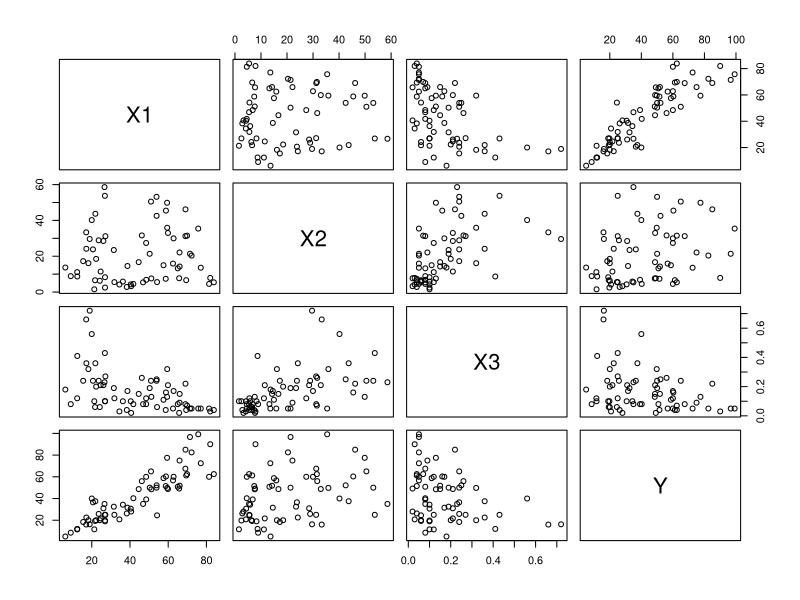
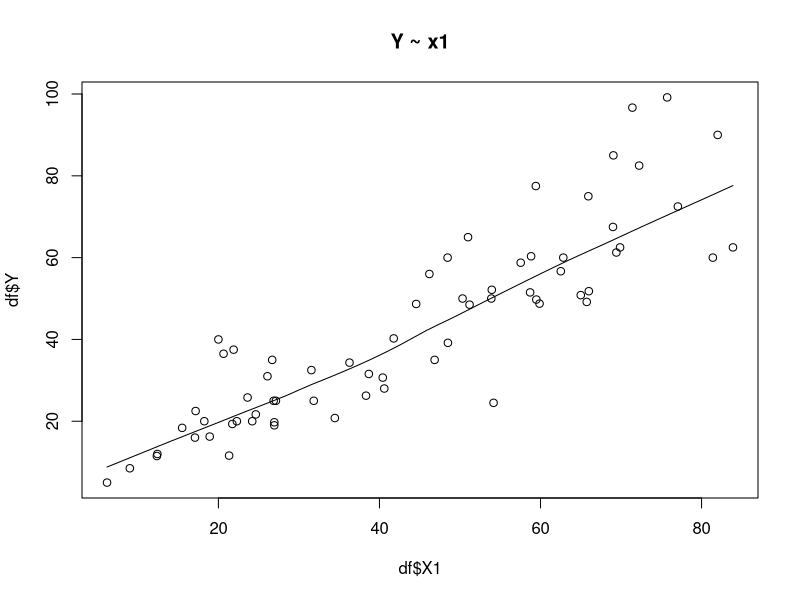
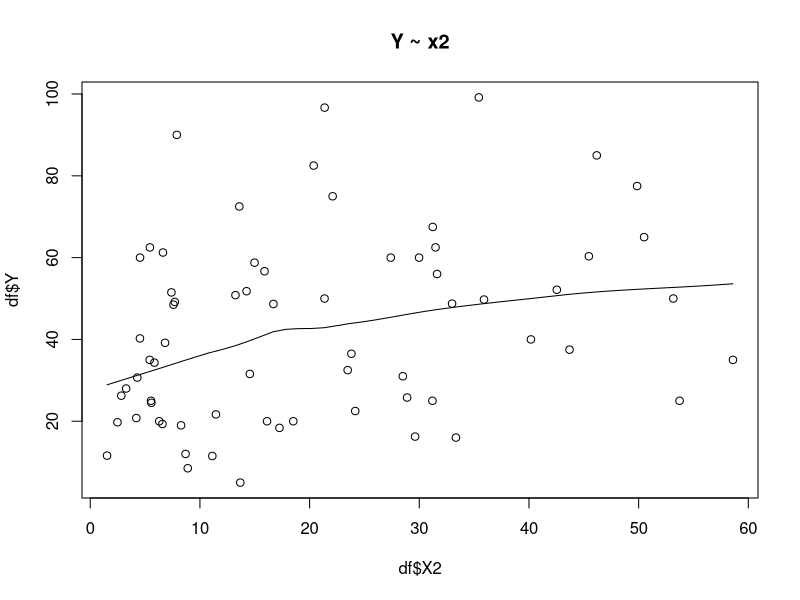
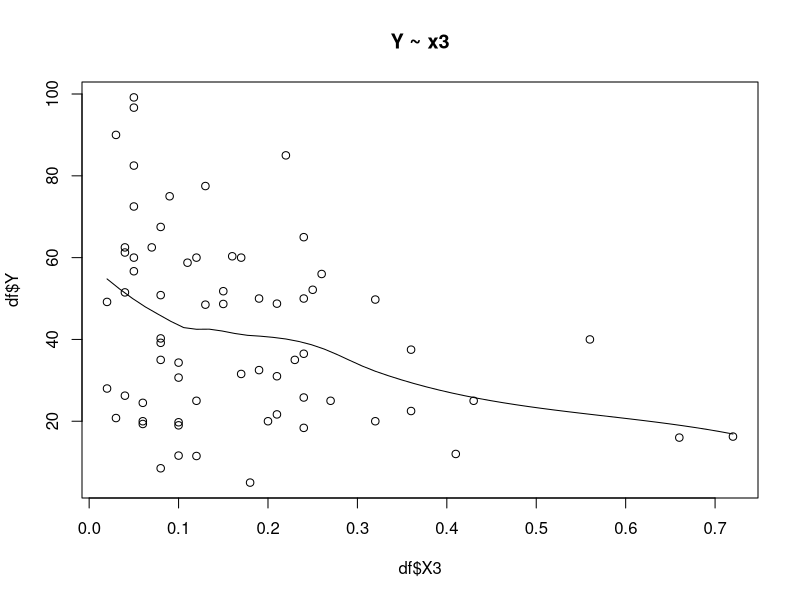
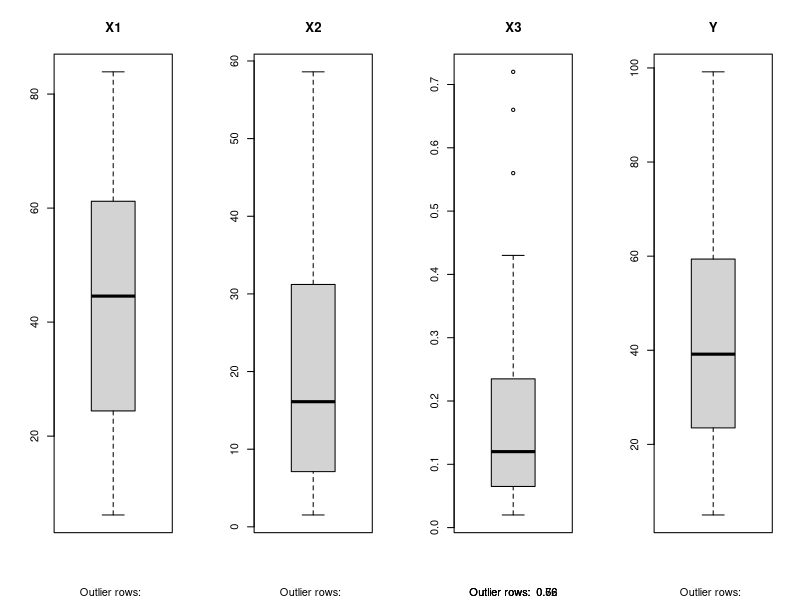
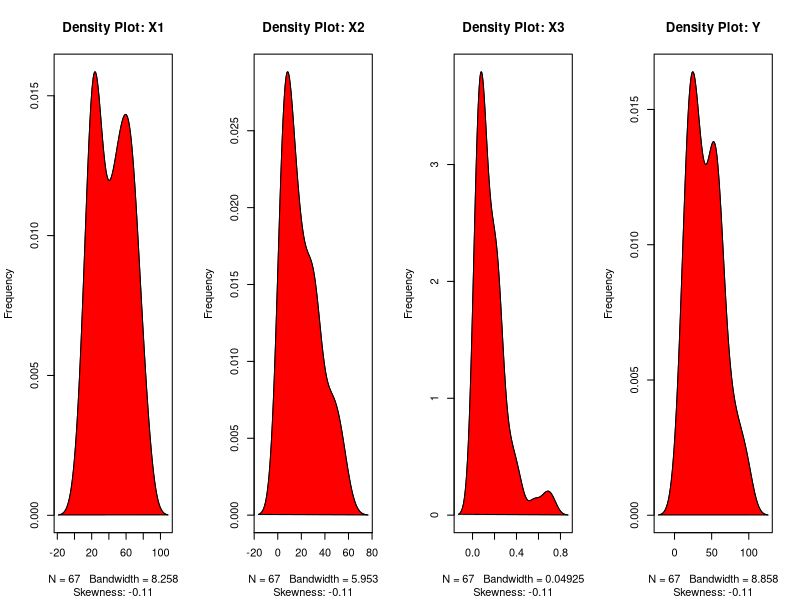
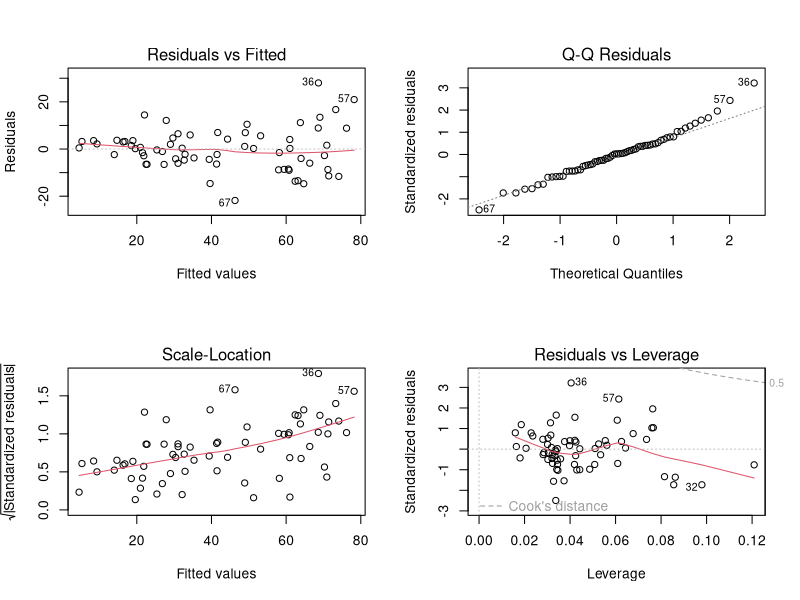
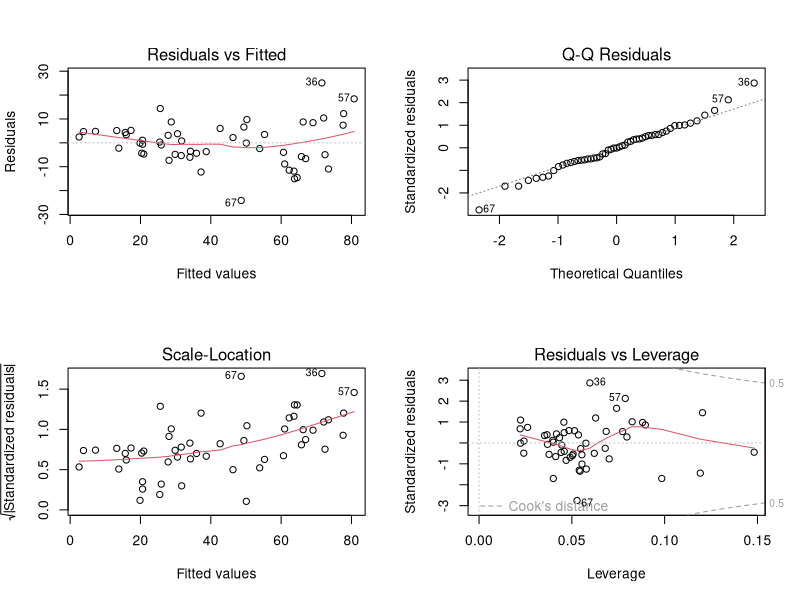

R code for these plots, in order:
df=read.csv("pasture-data.csv")
head(df)
tail(df)
str(df)

#Exploratory Analysis
pairs(df[2:5]) #Gives scatter plots
cor(df[2:5]) #Gives Correlation
summary(df[2:5])


#smooth scatter plots
scatter.smooth(x=df$X1,y=df$Y, main="Y ~ x1")
scatter.smooth(x=df$X2,y=df$Y, main="Y ~ x2")
scatter.smooth(x=df$X3,y=df$Y, main="Y ~ x3")

#To check outliers
par(mfrow=c(1, 4))
boxplot(df$X1, main="X1", sub=paste("Outlier rows: ", boxplot.stats(df$X1)$out))
boxplot(df$X2, main="X2", sub=paste("Outlier rows: ", boxplot.stats(df$X2)$out))
boxplot(df$X3, main="X3", sub=paste("Outlier rows: ", boxplot.stats(df$X3)$out))
boxplot(df$Y, main="Y", sub=paste("Outlier rows: ", boxplot.stats(df$Y)$out))

#To check the skewness
library(e1071)
par(mfrow=c(1, 4))  # divide graph area in 2 columns
plot(density(df$X1), main="Density Plot: X1", ylab="Frequency", sub=paste("Skewness:", round(e1071::skewness(cars$speed), 2)))  # density plot for 'speed'
polygon(density(df$X1), col="red")
plot(density(df$X2), main="Density Plot: X2", ylab="Frequency", sub=paste("Skewness:", round(e1071::skewness(cars$speed), 2)))  # density plot for 'speed'
polygon(density(df$X2), col="red")
plot(density(df$X3), main="Density Plot: X3", ylab="Frequency", sub=paste("Skewness:", round(e1071::skewness(cars$speed), 2)))  # density plot for 'speed'
polygon(density(df$X3), col="red")
plot(density(df$Y), main="Density Plot: Y", ylab="Frequency", sub=paste("Skewness:", round(e1071::skewness(cars$speed), 2)))  # density plot for 'speed'
polygon(density(df$Y), col="red")


cor(df[2:4], df$Y)

linearMod1=lm(Y ~ X1+X2+X3, data=df)
summary(linearMod1)
linearMod2=lm(Y~ X1+X2, data=df)
summary(linearMod2)
par(mfrow=c(2,2))
plot(linearMod2)
# Residuals vs fitted graph: We found equally spread residuals around a horizontal line without 
#distinct patterns, that is a good indication that we don't have non-linear relationships.

#Normal Q-Q graph: The residuals follow a straight line well & they dont deviate severely, then
# It is a good indication that we don't have non-linear relationships

#scale location graph: This plot shows if residuals are spread equally along the ranges of predictors.
#It helps to check  the assumption of equal variance (homoscedasticity).
#As there is horizontal line with equally (randomly) spread points, its good model.

#Residuals vs Leverage graph: In this model, there is no  influential case as we see cook's 
#distance line barely. It implies that all the cases are well inside of cook's distance.

#First we comapred P value in model1. But as P value for X3 variable was high, we removed it from 
#equation. Then we performed X1+ X2 analysis & we got small P values & R sqaured value=0.8481. 
#Therefore we decided this is the best model.

# STATISTIC	CRITERION TO SELECT THE BEST FIT MODEL
# R-Squared:	Higher the better (> 0.70)
# Adj R-Squared:	Higher the better
# F-Statistic:	Higher the better
# Std. Error:	Closer to zero the better
# t-statistic:	Should be greater 1.96 for p-value to be less than 0.05
# AIC:	Lower the better
# BIC:	Lower the better
# Mallows cp:	Should be close to the number of predictors in model
# MAPE (Mean absolute percentage error):	Lower the better
# MSE (Mean squared error):	Lower the better
# Min_Max Accuracy => mean(min(actual, predicted)/max(actual, predicted)): Higher the better

#Dividing data in Training & Test Data Set
set.seed(100)  # setting seed to reproduce results of random sampling
trainingRowIndex= sample(1:nrow(df), 0.8*nrow(df))  # row indices for training data
trainData= df[trainingRowIndex, ]  # model training data
trainData
testData= df[-trainingRowIndex, ]
testData

#Training the model for trainData
linearMod3=lm(Y~ X1+X2, data=trainData)
summary(linearMod3)
par(mfrow=c(2,2))
plot(linearMod3)
# Residuals vs fitted graph: We found equally spread residuals around a horizontal line without 
#distinct patterns, that is a good indication that we don't have non-linear relationships.

#Normal Q-Q graph: The residuals follow a straight line well & they dont deviate severely, then
# It is a good indication that we don't have non-linear relationships

#scale location graph: This plot shows if residuals are spread equally along the ranges of predictors.
#It helps to check  the assumption of equal variance (homoscedasticity).
#As there is horizontal line with equally (randomly) spread points, its good model.

#Residuals vs Leverage graph: In this model, there is no  influential case as we see cook's 
#distance line barely. It implies that all the cases are well inside of cook's distance.

#First we comapred P value in model1. But as P value for X3 variable was high, we removed it from 
#equation. Then we performed X1+ X2 analysis & we got small P values & R sqaured value=0.8481. 
#Therefore we decided this is the best model.


#Predicting the model for testData
predTest= predict(linearMod3,testData)
head(predTest)

actualsPreds= data.frame(cbind(actuals=testData$X1, predicteds=predTest))
actualsPreds
correlationAccuracy=cor(actualsPreds)
correlationAccuracy

